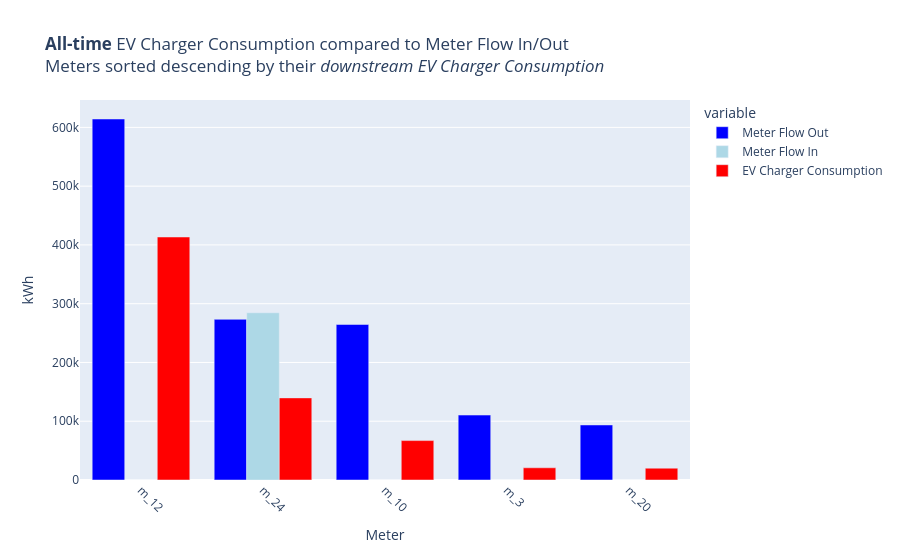

The notebook cell this image was saved under:
### Code cell
# Plot per-Meter EVCharger consumption alongside Meter's Flow In&Out, sorted by the former descending.
fig = px.bar(
    meter_combined_data.sort_values(by="EV Charger Consumption", ascending=False),
    x="meter_id",
    y=["Meter Flow Out", "Meter Flow In", "EV Charger Consumption"],
    labels={"value": "kWh", "meter_id": "Meter"},
    barmode="group",
    color_discrete_map={
        "Meter Flow Out": "blue",
        "Meter Flow In": "lightblue",
        "EV Charger Consumption": "red",
    },
    title="<b>All-time</b> EV Charger Consumption compared to Meter Flow In/Out<br>Meters sorted descending by their <i>downstream EV Charger Consumption</i>",
)
fig.update_xaxes(tickangle=45)
fig.show()

### Figure 1 — Plotly figure (JSON) as saved in the notebook; plotly's stock layout.template omitted (floating-point values rounded to 4 significant figures)
{"data": [{"alignmentgroup": "True", "hovertemplate": "variable=Meter Flow Out<br>Meter=%{x}<br>kWh=%{y}<extra></extra>", "legendgroup": "Meter Flow Out", "marker": {"color": "blue", "pattern": {"shape": ""}}, "name": "Meter Flow Out", "offsetgroup": "Meter Flow Out", "orientation": "v", "showlegend": true, "textposition": "auto", "type": "bar", "x": ["m_12", "m_24", "m_10", "m_3", "m_20"], "xaxis": "x", "y": [614300.0, 273400.0, 264700.0, 110500.0, 93660.0], "yaxis": "y"}, {"alignmentgroup": "True", "hovertemplate": "variable=Meter Flow In<br>Meter=%{x}<br>kWh=%{y}<extra></extra>", "legendgroup": "Meter Flow In", "marker": {"color": "lightblue", "pattern": {"shape": ""}}, "name": "Meter Flow In", "offsetgroup": "Meter Flow In", "orientation": "v", "showlegend": true, "textposition": "auto", "type": "bar", "x": ["m_12", "m_24", "m_10", "m_3", "m_20"], "xaxis": "x", "y": [0.0, 284600.0, 25.83, 0.0, 0.0], "yaxis": "y"}, {"alignmentgroup": "True", "hovertemplate": "variable=EV Charger Consumption<br>Meter=%{x}<br>kWh=%{y}<extra></extra>", "legendgroup": "EV Charger Consumption", "marker": {"color": "red", "pattern": {"shape": ""}}, "name": "EV Charger Consumption", "offsetgroup": "EV Charger Consumption", "orientation": "v", "showlegend": true, "textposition": "auto", "type": "bar", "x": ["m_12", "m_24", "m_10", "m_3", "m_20"], "xaxis": "x", "y": [413500.0, 139700.0, 67080.0, 20770.0, 20130.0], "yaxis": "y"}], "layout": {"barmode": "group", "legend": {"title": {"text": "variable"}, "tracegroupgap": 0}, "title": {"text": "<b>All-time</b> EV Charger Consumption compared to Meter Flow In/Out<br>Meters sorted descending by their <i>downstream EV Charger Consumption</i>"}, "xaxis": {"anchor": "y", "domain": [0.0, 1.0], "tickangle": 45, "title": {"text": "Meter"}}, "yaxis": {"anchor": "x", "domain": [0.0, 1.0], "title": {"text": "kWh"}}}}
